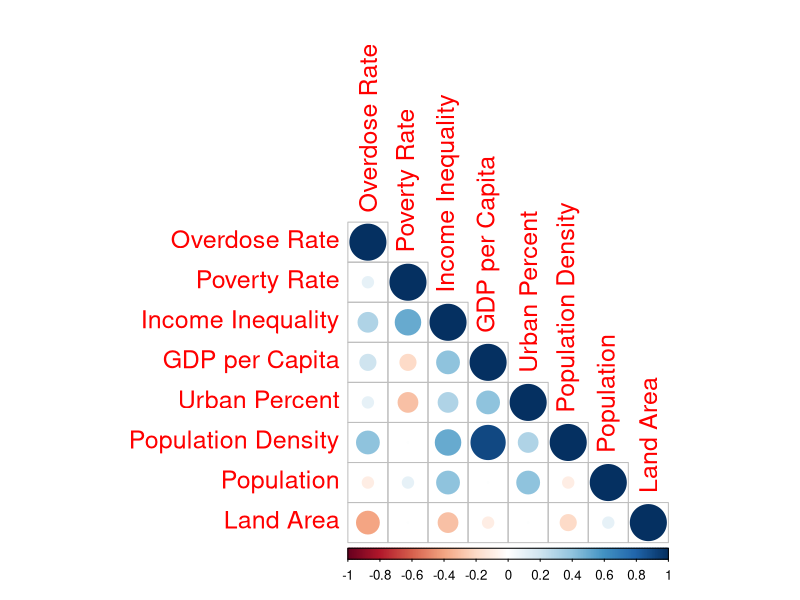

Reproduce this figure in R.
library(tidyverse)
library(dplyr)
library(png)
library(corrplot)

overdose <- read_csv("source_data/CDC_Drug_Overdose_Deaths.csv", locale = locale(encoding = "latin1"))
num_overdose <- overdose[, -c(1, 2)]
num_overdose <- num_overdose[, -c(2:14)]
num_overdose <- num_overdose[, -c(5)]

colnames(num_overdose) <- c('Overdose Rate', "Poverty Rate", "Income Inequality", 'GDP per Capita', "Urban Percent", "Population Density", "Population", "Land Area")
corr <- round(cor(num_overdose), 1)

png("figures/correlation_matrix.png", width=680, height=680)
corrplot(corr, type = "lower", tl.cex = 1.5)
dev.off()
